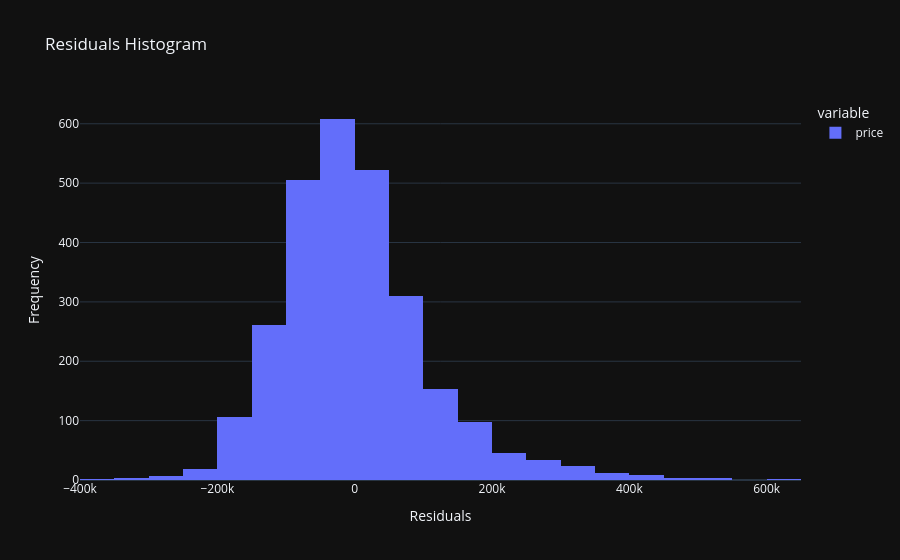

The code cell stored with this chart in its notebook:
### Code cell
# Calculate residuals
residuals = y_test - y_pred

# Histogram of residuals
fig1 = px.histogram(residuals, nbins=40, title='Residuals Histogram')
fig1.update_layout(xaxis_title='Residuals', yaxis_title='Frequency')
fig1.show()

### Figure 1 — Plotly figure (JSON) as saved in the notebook; plotly's stock layout.template omitted (floating-point values rounded to 4 significant figures; data arrays with more than 128 entries replaced by an {"elided": "..."} marker saying what was removed)
{"data": [{"alignmentgroup": "True", "bingroup": "x", "hovertemplate": "variable=price<br>value=%{x}<br>count=%{y}<extra></extra>", "legendgroup": "price", "marker": {"color": "#636efa", "pattern": {"shape": ""}}, "name": "price", "nbinsx": 40, "offsetgroup": "price", "orientation": "v", "showlegend": true, "x": {"elided": "2721 float values"}, "xaxis": "x", "yaxis": "y", "type": "histogram"}], "layout": {"xaxis": {"anchor": "y", "domain": [0.0, 1.0], "title": {"text": "Residuals"}}, "yaxis": {"anchor": "x", "domain": [0.0, 1.0], "title": {"text": "Frequency"}}, "legend": {"title": {"text": "variable"}, "tracegroupgap": 0}, "title": {"text": "Residuals Histogram"}, "barmode": "relative"}}
